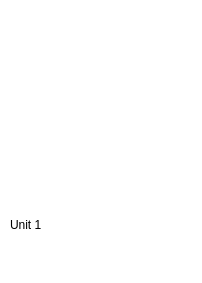
<?xml version="1.0" encoding="UTF-8"?>
<ui version="4.0">
 <class>WeeduMiddleSchoolUnitItem</class>
 <widget class="QWidget" name="WeeduMiddleSchoolUnitItem">
  <property name="geometry">
   <rect>
    <x>0</x>
    <y>0</y>
    <width>202</width>
    <height>283</height>
   </rect>
  </property>
  <property name="minimumSize">
   <size>
    <width>202</width>
    <height>283</height>
   </size>
  </property>
  <property name="maximumSize">
   <size>
    <width>202</width>
    <height>283</height>
   </size>
  </property>
  <property name="windowTitle">
   <string>Form</string>
  </property>
  <property name="styleSheet">
   <string notr="true">QWidget#WeeduMiddleSchoolUnitItem
{

}</string>
  </property>
  <layout class="QVBoxLayout" name="verticalLayout">
   <property name="spacing">
    <number>0</number>
   </property>
   <property name="leftMargin">
    <number>0</number>
   </property>
   <property name="topMargin">
    <number>0</number>
   </property>
   <property name="rightMargin">
    <number>0</number>
   </property>
   <property name="bottomMargin">
    <number>0</number>
   </property>
   <item>
    <widget class="QWidget" name="widgetMiddleSchoolUnitItemBack" native="true">
     <property name="styleSheet">
      <string notr="true">QWidget#widgetMiddleSchoolUnitItemBack
{
background-color: rgb(255, 255, 255);
}</string>
     </property>
     <layout class="QVBoxLayout" name="verticalLayout_3">
      <property name="spacing">
       <number>0</number>
      </property>
      <property name="leftMargin">
       <number>0</number>
      </property>
      <property name="topMargin">
       <number>0</number>
      </property>
      <property name="rightMargin">
       <number>0</number>
      </property>
      <property name="bottomMargin">
       <number>10</number>
      </property>
      <item>
       <widget class="QLabel" name="labelPic">
        <property name="minimumSize">
         <size>
          <width>202</width>
          <height>202</height>
         </size>
        </property>
        <property name="maximumSize">
         <size>
          <width>202</width>
          <height>202</height>
         </size>
        </property>
        <property name="text">
         <string/>
        </property>
       </widget>
      </item>
      <item>
       <layout class="QVBoxLayout" name="verticalLayout_2">
        <property name="spacing">
         <number>0</number>
        </property>
        <property name="leftMargin">
         <number>10</number>
        </property>
        <item>
         <widget class="QLabel" name="labelName">
          <property name="text">
           <string>Unit 1</string>
          </property>
         </widget>
        </item>
        <item>
         <layout class="QHBoxLayout" name="horizontalLayout">
          <item>
           <widget class="QLabel" name="labelStar1">
            <property name="minimumSize">
             <size>
              <width>26</width>
              <height>26</height>
             </size>
            </property>
            <property name="maximumSize">
             <size>
              <width>26</width>
              <height>26</height>
             </size>
            </property>
            <property name="styleSheet">
             <string notr="true">border-image: url(:/images/middle_StarOn.png);</string>
            </property>
            <property name="text">
             <string/>
            </property>
           </widget>
          </item>
          <item>
           <widget class="QLabel" name="labelStar2">
            <property name="minimumSize">
             <size>
              <width>26</width>
              <height>26</height>
             </size>
            </property>
            <property name="maximumSize">
             <size>
              <width>26</width>
              <height>26</height>
             </size>
            </property>
            <property name="styleSheet">
             <string notr="true">border-image: url(:/images/middle_StarOn.png);</string>
            </property>
            <property name="text">
             <string/>
            </property>
           </widget>
          </item>
          <item>
           <widget class="QLabel" name="labelStar3">
            <property name="minimumSize">
             <size>
              <width>26</width>
              <height>26</height>
             </size>
            </property>
            <property name="maximumSize">
             <size>
              <width>26</width>
              <height>26</height>
             </size>
            </property>
            <property name="styleSheet">
             <string notr="true">border-image: url(:/images/middle_StarOn.png);</string>
            </property>
            <property name="text">
             <string/>
            </property>
           </widget>
          </item>
          <item>
           <spacer name="horizontalSpacer">
            <property name="orientation">
             <enum>Qt::Horizontal</enum>
            </property>
            <property name="sizeHint" stdset="0">
             <size>
              <width>40</width>
              <height>20</height>
             </size>
            </property>
           </spacer>
          </item>
         </layout>
        </item>
       </layout>
      </item>
     </layout>
    </widget>
   </item>
  </layout>
 </widget>
 <resources/>
 <connections/>
</ui>
